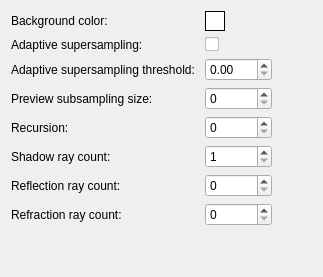
        <widget class="QWidget" name="tab">
         <attribute name="title">
          <string>RayTracer</string>
         </attribute>
         <layout class="QVBoxLayout" name="verticalLayout_2">
          <item>
           <layout class="QGridLayout" name="gridLayout_11">
            <item row="6" column="0">
             <widget class="QLabel" name="label_5">
              <property name="text">
               <string>Reflection ray count:</string>
              </property>
             </widget>
            </item>
            <item row="4" column="1">
             <widget class="QSpinBox" name="sbRecursion">
              <property name="maximum">
               <number>1000</number>
              </property>
             </widget>
            </item>
            <item row="0" column="2">
             <spacer name="horizontalSpacer_5">
              <property name="orientation">
               <enum>Qt::Horizontal</enum>
              </property>
              <property name="sizeHint" stdset="0">
               <size>
                <width>40</width>
                <height>20</height>
               </size>
              </property>
             </spacer>
            </item>
            <item row="2" column="0">
             <widget class="QLabel" name="label">
              <property name="text">
               <string>Adaptive supersampling threshold: </string>
              </property>
             </widget>
            </item>
            <item row="6" column="1">
             <widget class="QSpinBox" name="sbReflectionCount">
              <property name="maximum">
               <number>1000000</number>
              </property>
             </widget>
            </item>
            <item row="5" column="0">
             <widget class="QLabel" name="label_4">
              <property name="text">
               <string>Shadow ray count:</string>
              </property>
             </widget>
            </item>
            <item row="3" column="1">
             <widget class="QSpinBox" name="sbSubsampling">
              <property name="maximum">
               <number>10000</number>
              </property>
             </widget>
            </item>
            <item row="0" column="1">
             <widget class="QPushButton" name="btnBackColor">
              <property name="minimumSize">
               <size>
                <width>20</width>
                <height>20</height>
               </size>
              </property>
              <property name="maximumSize">
               <size>
                <width>20</width>
                <height>20</height>
               </size>
              </property>
              <property name="styleSheet">
               <string notr="true">border: 1px solid black; 
background-color: #FFFFFF</string>
              </property>
              <property name="text">
               <string/>
              </property>
             </widget>
            </item>
            <item row="4" column="0">
             <widget class="QLabel" name="label_3">
              <property name="text">
               <string>Recursion:</string>
              </property>
             </widget>
            </item>
            <item row="7" column="0">
             <widget class="QLabel" name="label_6">
              <property name="text">
               <string>Refraction ray count:</string>
              </property>
             </widget>
            </item>
            <item row="5" column="1">
             <widget class="QSpinBox" name="sbShadowCount">
              <property name="minimum">
               <number>1</number>
              </property>
              <property name="maximum">
               <number>1000000</number>
              </property>
             </widget>
            </item>
            <item row="2" column="1">
             <widget class="QDoubleSpinBox" name="sbTreshold">
              <property name="maximum">
               <double>3.000000000000000</double>
              </property>
              <property name="singleStep">
               <double>0.100000000000000</double>
              </property>
             </widget>
            </item>
            <item row="1" column="0">
             <widget class="QLabel" name="label_56">
              <property name="text">
               <string>Adaptive supersampling:</string>
              </property>
             </widget>
            </item>
            <item row="1" column="1">
             <widget class="QCheckBox" name="chkSuper">
              <property name="text">
               <string/>
              </property>
             </widget>
            </item>
            <item row="7" column="1">
             <widget class="QSpinBox" name="sbRefractionCount">
              <property name="maximum">
               <number>1000000</number>
              </property>
             </widget>
            </item>
            <item row="0" column="0">
             <widget class="QLabel" name="label_77">
              <property name="text">
               <string>Background color:</string>
              </property>
             </widget>
            </item>
            <item row="3" column="0">
             <widget class="QLabel" name="label_2">
              <property name="text">
               <string>Preview subsampling size:</string>
              </property>
             </widget>
            </item>
           </layout>
          </item>
          <item>
           <spacer name="verticalSpacer_3">
            <property name="orientation">
             <enum>Qt::Vertical</enum>
            </property>
            <property name="sizeHint" stdset="0">
             <size>
              <width>20</width>
              <height>40</height>
             </size>
            </property>
           </spacer>
          </item>
         </layout>
        </widget>
